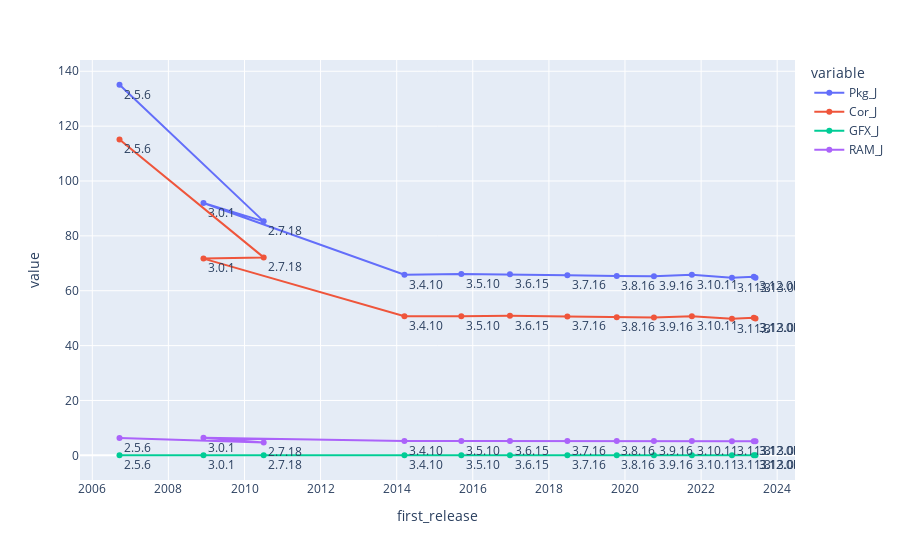

This figure's notebook cell:
### Markdown cell above
### Energy Consumption through releases (based on Python version)

### Code cell
fig = px.line(df, x="first_release", y=["Pkg_J","Cor_J","GFX_J","RAM_J"], text="python_version")
fig.update_traces(textposition="bottom right")
fig.show()

### Figure 1 — Plotly figure (JSON) as saved in the notebook; plotly's stock layout.template omitted (floating-point values rounded to 4 significant figures)
{"data": [{"hovertemplate": "variable=Pkg_J<br>first_release=%{x}<br>value=%{y}<br>python_version=%{text}<extra></extra>", "legendgroup": "Pkg_J", "line": {"color": "#636efa", "dash": "solid"}, "marker": {"symbol": "circle"}, "mode": "markers+lines+text", "name": "Pkg_J", "orientation": "v", "showlegend": true, "text": ["2.5.6", "2.7.18", "3.0.1", "3.4.10", "3.5.10", "3.6.15", "3.7.16", "3.8.16", "3.9.16", "3.10.11", "3.11.3", "3.12.0b1", "3.13.0a0"], "textposition": "bottom right", "type": "scatter", "x": ["2006-09-19T00:00:00", "2010-07-04T00:00:00", "2008-12-03T00:00:00", "2014-03-16T00:00:00", "2015-09-13T00:00:00", "2016-12-23T00:00:00", "2018-06-27T00:00:00", "2019-10-14T00:00:00", "2020-10-05T00:00:00", "2021-10-04T00:00:00", "2022-10-24T00:00:00", "2023-05-22T00:00:00", "2023-06-07T00:00:00"], "xaxis": "x", "y": [135.1, 85.29, 91.97, 65.83, 66.08, 65.98, 65.66, 65.38, 65.27, 65.81, 64.72, 65.13, 64.69], "yaxis": "y"}, {"hovertemplate": "variable=Cor_J<br>first_release=%{x}<br>value=%{y}<br>python_version=%{text}<extra></extra>", "legendgroup": "Cor_J", "line": {"color": "#EF553B", "dash": "solid"}, "marker": {"symbol": "circle"}, "mode": "markers+lines+text", "name": "Cor_J", "orientation": "v", "showlegend": true, "text": ["2.5.6", "2.7.18", "3.0.1", "3.4.10", "3.5.10", "3.6.15", "3.7.16", "3.8.16", "3.9.16", "3.10.11", "3.11.3", "3.12.0b1", "3.13.0a0"], "textposition": "bottom right", "type": "scatter", "x": ["2006-09-19T00:00:00", "2010-07-04T00:00:00", "2008-12-03T00:00:00", "2014-03-16T00:00:00", "2015-09-13T00:00:00", "2016-12-23T00:00:00", "2018-06-27T00:00:00", "2019-10-14T00:00:00", "2020-10-05T00:00:00", "2021-10-04T00:00:00", "2022-10-24T00:00:00", "2023-05-22T00:00:00", "2023-06-07T00:00:00"], "xaxis": "x", "y": [115.1, 72.16, 71.72, 50.7, 50.72, 50.88, 50.62, 50.33, 50.27, 50.68, 49.77, 50.11, 49.84], "yaxis": "y"}, {"hovertemplate": "variable=GFX_J<br>first_release=%{x}<br>value=%{y}<br>python_version=%{text}<extra></extra>", "legendgroup": "GFX_J", "line": {"color": "#00cc96", "dash": "solid"}, "marker": {"symbol": "circle"}, "mode": "markers+lines+text", "name": "GFX_J", "orientation": "v", "showlegend": true, "text": ["2.5.6", "2.7.18", "3.0.1", "3.4.10", "3.5.10", "3.6.15", "3.7.16", "3.8.16", "3.9.16", "3.10.11", "3.11.3", "3.12.0b1", "3.13.0a0"], "textposition": "bottom right", "type": "scatter", "x": ["2006-09-19T00:00:00", "2010-07-04T00:00:00", "2008-12-03T00:00:00", "2014-03-16T00:00:00", "2015-09-13T00:00:00", "2016-12-23T00:00:00", "2018-06-27T00:00:00", "2019-10-14T00:00:00", "2020-10-05T00:00:00", "2021-10-04T00:00:00", "2022-10-24T00:00:00", "2023-05-22T00:00:00", "2023-06-07T00:00:00"], "xaxis": "x", "y": [0.04, 0.03, 0.04, 0.03, 0.03, 0.03, 0.03, 0.03, 0.03, 0.03, 0.03, 0.03, 0.03], "yaxis": "y"}, {"hovertemplate": "variable=RAM_J<br>first_release=%{x}<br>value=%{y}<br>python_version=%{text}<extra></extra>", "legendgroup": "RAM_J", "line": {"color": "#ab63fa", "dash": "solid"}, "marker": {"symbol": "circle"}, "mode": "markers+lines+text", "name": "RAM_J", "orientation": "v", "showlegend": true, "text": ["2.5.6", "2.7.18", "3.0.1", "3.4.10", "3.5.10", "3.6.15", "3.7.16", "3.8.16", "3.9.16", "3.10.11", "3.11.3", "3.12.0b1", "3.13.0a0"], "textposition": "bottom right", "type": "scatter", "x": ["2006-09-19T00:00:00", "2010-07-04T00:00:00", "2008-12-03T00:00:00", "2014-03-16T00:00:00", "2015-09-13T00:00:00", "2016-12-23T00:00:00", "2018-06-27T00:00:00", "2019-10-14T00:00:00", "2020-10-05T00:00:00", "2021-10-04T00:00:00", "2022-10-24T00:00:00", "2023-05-22T00:00:00", "2023-06-07T00:00:00"], "xaxis": "x", "y": [6.33, 4.69, 6.4, 5.23, 5.26, 5.23, 5.21, 5.19, 5.18, 5.21, 5.14, 5.17, 5.14], "yaxis": "y"}], "layout": {"legend": {"title": {"text": "variable"}, "tracegroupgap": 0}, "margin": {"t": 60}, "xaxis": {"anchor": "y", "domain": [0, 1], "title": {"text": "first_release"}}, "yaxis": {"anchor": "x", "domain": [0, 1], "title": {"text": "value"}}}}
